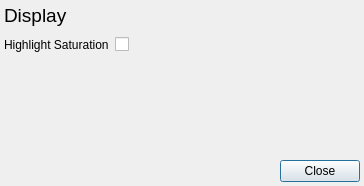
<?xml version="1.0" encoding="UTF-8"?>
<ui version="4.0">
 <class>CanvasSettingsDialog</class>
 <widget class="QDialog" name="CanvasSettingsDialog">
  <property name="geometry">
   <rect>
    <x>0</x>
    <y>0</y>
    <width>364</width>
    <height>186</height>
   </rect>
  </property>
  <property name="windowTitle">
   <string>Dialog</string>
  </property>
  <layout class="QVBoxLayout" name="verticalLayout">
   <property name="spacing">
    <number>4</number>
   </property>
   <property name="leftMargin">
    <number>4</number>
   </property>
   <property name="topMargin">
    <number>4</number>
   </property>
   <property name="rightMargin">
    <number>4</number>
   </property>
   <property name="bottomMargin">
    <number>4</number>
   </property>
   <item>
    <widget class="QWidget" name="widget_1" native="true">
     <layout class="QVBoxLayout" name="verticalLayout_2">
      <property name="spacing">
       <number>4</number>
      </property>
      <property name="leftMargin">
       <number>0</number>
      </property>
      <property name="topMargin">
       <number>0</number>
      </property>
      <property name="rightMargin">
       <number>0</number>
      </property>
      <property name="bottomMargin">
       <number>0</number>
      </property>
      <item>
       <widget class="QLabel" name="label">
        <property name="sizePolicy">
         <sizepolicy hsizetype="Preferred" vsizetype="Maximum">
          <horstretch>0</horstretch>
          <verstretch>0</verstretch>
         </sizepolicy>
        </property>
        <property name="font">
         <font>
          <pointsize>14</pointsize>
         </font>
        </property>
        <property name="text">
         <string>Display</string>
        </property>
       </widget>
      </item>
      <item>
       <layout class="QFormLayout" name="formLayout_1">
        <property name="horizontalSpacing">
         <number>6</number>
        </property>
        <property name="verticalSpacing">
         <number>6</number>
        </property>
        <property name="topMargin">
         <number>6</number>
        </property>
        <property name="rightMargin">
         <number>0</number>
        </property>
        <property name="bottomMargin">
         <number>0</number>
        </property>
        <item row="0" column="0">
         <widget class="QLabel" name="highlightSaturationLabel">
          <property name="text">
           <string>Highlight Saturation</string>
          </property>
         </widget>
        </item>
        <item row="0" column="1">
         <widget class="QCheckBox" name="highlightSaturationCheckBox"/>
        </item>
       </layout>
      </item>
     </layout>
    </widget>
   </item>
   <item>
    <spacer name="verticalSpacer">
     <property name="orientation">
      <enum>Qt::Vertical</enum>
     </property>
     <property name="sizeHint" stdset="0">
      <size>
       <width>20</width>
       <height>40</height>
      </size>
     </property>
    </spacer>
   </item>
   <item>
    <widget class="QDialogButtonBox" name="buttonBox">
     <property name="standardButtons">
      <set>QDialogButtonBox::Close</set>
     </property>
    </widget>
   </item>
  </layout>
 </widget>
 <tabstops>
  <tabstop>highlightSaturationCheckBox</tabstop>
 </tabstops>
 <resources/>
 <connections>
  <connection>
   <sender>buttonBox</sender>
   <signal>rejected()</signal>
   <receiver>CanvasSettingsDialog</receiver>
   <slot>close()</slot>
   <hints>
    <hint type="sourcelabel">
     <x>280</x>
     <y>171</y>
    </hint>
    <hint type="destinationlabel">
     <x>312</x>
     <y>133</y>
    </hint>
   </hints>
  </connection>
 </connections>
</ui>
